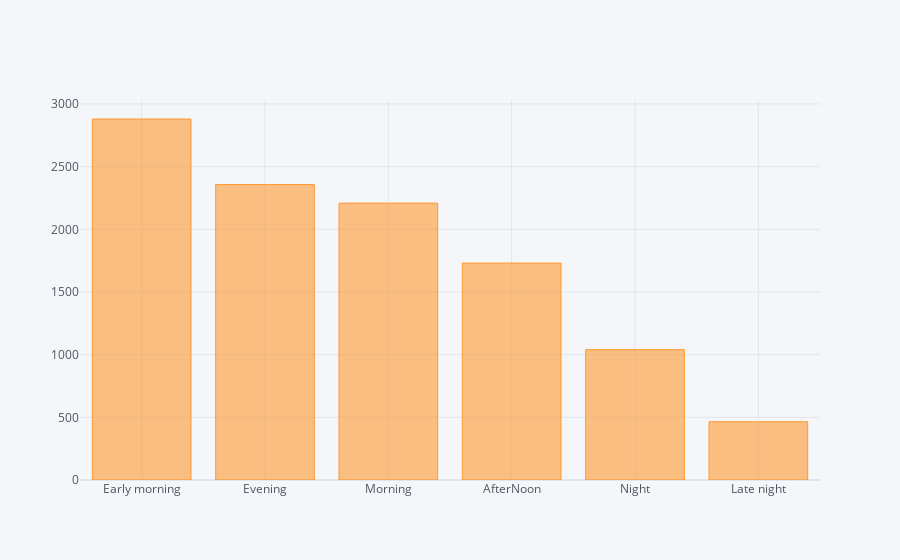

Here is the notebook cell this chart was saved with:
### Code cell
data['Dep_Time_hour'].apply(flight_dep_time).value_counts().iplot(kind='bar')

### Figure 1 — Plotly figure (JSON) as saved in the notebook; plotly's stock layout.template omitted (floating-point values rounded to 4 significant figures)
{"data": [{"marker": {"color": "rgba(255, 153, 51, 0.6)", "line": {"color": "rgba(255, 153, 51, 1.0)", "width": 1}}, "name": "count", "orientation": "v", "text": "", "type": "bar", "x": ["Early morning", "Evening", "Morning", "AfterNoon", "Night", "Late night"], "y": [2880, 2357, 2209, 1731, 1040, 465]}], "layout": {"legend": {"bgcolor": "#F5F6F9", "font": {"color": "#4D5663"}}, "paper_bgcolor": "#F5F6F9", "plot_bgcolor": "#F5F6F9", "title": {"font": {"color": "#4D5663"}}, "xaxis": {"gridcolor": "#E1E5ED", "showgrid": true, "tickfont": {"color": "#4D5663"}, "title": {"font": {"color": "#4D5663"}, "text": ""}, "zerolinecolor": "#E1E5ED"}, "yaxis": {"gridcolor": "#E1E5ED", "showgrid": true, "tickfont": {"color": "#4D5663"}, "title": {"font": {"color": "#4D5663"}, "text": ""}, "zerolinecolor": "#E1E5ED"}}}
